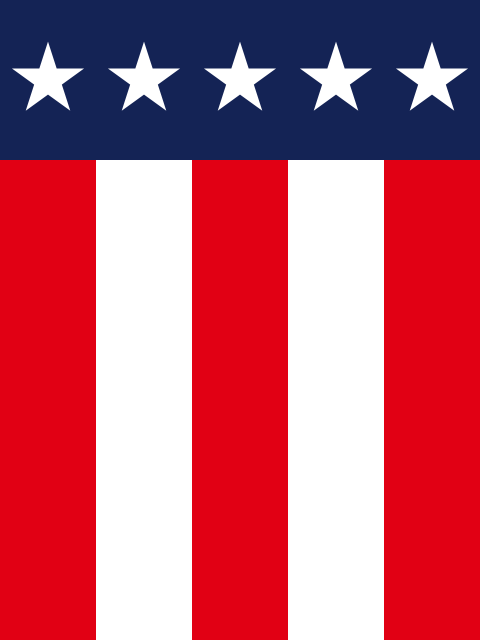
Frame 1 (no input)
Frame 2 (the mouse pressed at the canvas centre, redrawn once): identical to frame 1, image omitted

The Processing sketch that drew this single still picture (run headless with seeded random() and noise(); the mouse was pressed at the canvas centre and the sketch redrawn once):

// Processing sketch: creed
// ── creed.pde
// Manuale di Programmazione Cinematografica
// Daniele Olmisani, 2016

// Creed


final color PAPER = color(20, 35, 85);

final color INK1 = color(225, 0, 20);
final color INK2 = color(255);

final int STRIPES = 5;


void setup() {
  size(480, 640);
  noLoop();
}


void draw() {
  
  background(PAPER);
  noStroke();
  
  float deltaX = width/STRIPES;
  float deltaY = height/4.0;
  
  fill(INK2);
  for (int i=0; i<STRIPES; i++) {
    star((0.5+i)*deltaX, 0.5*deltaY, 0.008*deltaX);
  }
    
  translate(0, deltaY);
  
  fill(INK2);
  for (int i=0; i<STRIPES; i++) {
    fill(i%2==0 ? INK1 : INK2);
    rect(i*deltaX, 0, deltaX, 3*deltaY);
  }
  
  save("creed.png");
}


void star(float x, float y, float size) {
  
  pushMatrix();
    translate(x, y);
    scale(size, size);
    beginShape();
      vertex(0, -50);
      vertex(29, 40);
      vertex(-47, -15);
      vertex(47, -15);
      vertex(-29, 40);
    endShape(CLOSE);
  popMatrix();
}
